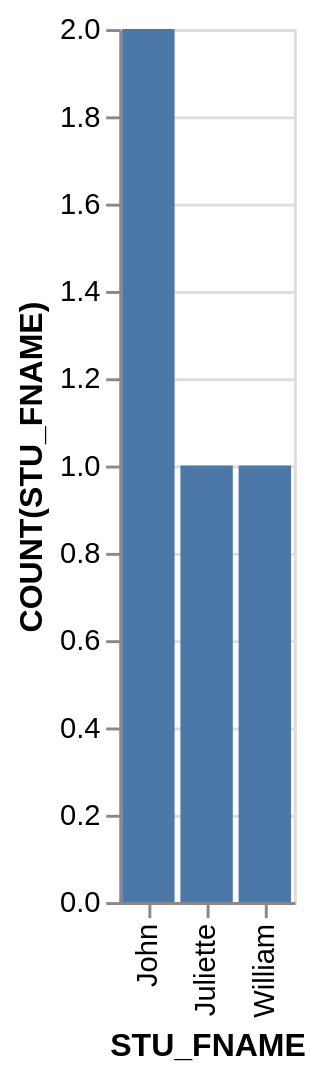

Source (Vega-Lite JSON):
### Vega-Lite specification from a JSON file in a GitHub repository (floating-point values rounded to 4 significant figures)
{"data": {"values": [{"x_data": "John", "y_data": 2}, {"x_data": "Juliette", "y_data": 1}, {"x_data": "William", "y_data": 1}]}, "mark": "bar", "encoding": {"x": {"field": "x_data", "type": "nominal", "title": "STU_FNAME", "sort": "ascending"}, "y": {"field": "y_data", "type": "quantitative", "title": "COUNT(STU_FNAME)"}}}
